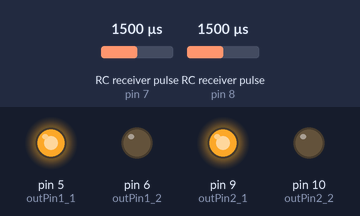
A sketch run on a simulated Arduino Uno, built with avr-gcc and run on an emulated ATmega328P. Parts: output pins drawn as LEDs (lit = HIGH). Wiring (inferred from the names in the program): 2 × RC receiver channel: data pin 7 / data pin 8. The test bench sets the inputs (shaded band); at power-on: RC receiver pulse (sensors on pin 7, pin 8) 1500 µs. What the sketch prints to the serial monitor is not drawn.

Above: at 0.1 s.
Timing chart, 0 to 1.6 s (numbered marks = the images above):
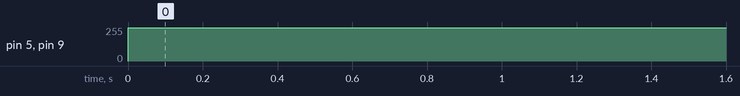

The sketch:

PWM_decoder.ino
```cpp
// (licence header left out)
//define period (ms)
#define period 20
//define Max duty ratio (percent)
#define DutyMax 9.0
//define Min. duty ratio (percent)
#define DutyMin 6.0

//pin definition
int rcv1 = 7; //1st ch
int rcv2 = 8; //2nd ch
int outPin1_1 = 5;
int outPin1_2 = 6;
int outPin2_1 = 9;
int outPin2_2 = 10;

//variable definition
volatile unsigned long duration1=0,duration2=0;
int speedVal1=0,speedVal2=0;

void setup()
{
  Serial.begin(9600);
  pinMode(rcv1, INPUT);
  pinMode(rcv2, INPUT);
  pinMode(outPin1_1, OUTPUT);
  pinMode(outPin1_2, OUTPUT);
  pinMode(outPin2_1, OUTPUT);
  pinMode(outPin2_2, OUTPUT);
}

void loop()
{
  duration1 = pulseIn(rcv1, HIGH, period*2000);
  speedVal1 = map(duration1, period*10*DutyMin, period*10*DutyMax, 255, -255);
  duration2 = pulseIn(rcv2, HIGH, period*2000);
  speedVal2 = map(duration2, period*10*DutyMin, period*10*DutyMax, 255, -255);
  speedVal1 = constrain(speedVal1, -250, 250);
  speedVal2 = constrain(speedVal2, -250, 250);
  if(duration1 > period*150 )speedVal1 = 0;
  if(duration2 > period*150 )speedVal2 = 0;
  Serial.print("rcv1:,");
  Serial.print(speedVal1);
  Serial.print(",rcv2:,");
  Serial.println(speedVal2);
  if( speedVal1 > 20)
  {
    analogWrite(outPin1_1, speedVal1);
    digitalWrite(outPin1_2, LOW);
  }
  else if( speedVal1 < -20)
  {
    digitalWrite(outPin1_1, LOW);
    analogWrite(outPin1_2, -speedVal1);
  }
  else
  {
    digitalWrite(outPin1_1, LOW);
    digitalWrite(outPin1_2, LOW);
  }

  if( speedVal2 > 20)
  {
    analogWrite(outPin2_1, speedVal2);
    digitalWrite(outPin2_2, LOW);
  }
  else if( speedVal2 < -20)
  {
    digitalWrite(outPin2_1, LOW);
    analogWrite(outPin2_2, -speedVal2);
  }
  else
  {
    digitalWrite(outPin2_1, LOW);
    digitalWrite(outPin2_2, LOW);
  }
  delayMicroseconds(period*1000);
}
```

Measured:
- by itself, pin 5 (outPin1_1), pin 9 (outPin2_1): 0/255 → 250/255 at 0.00 s
